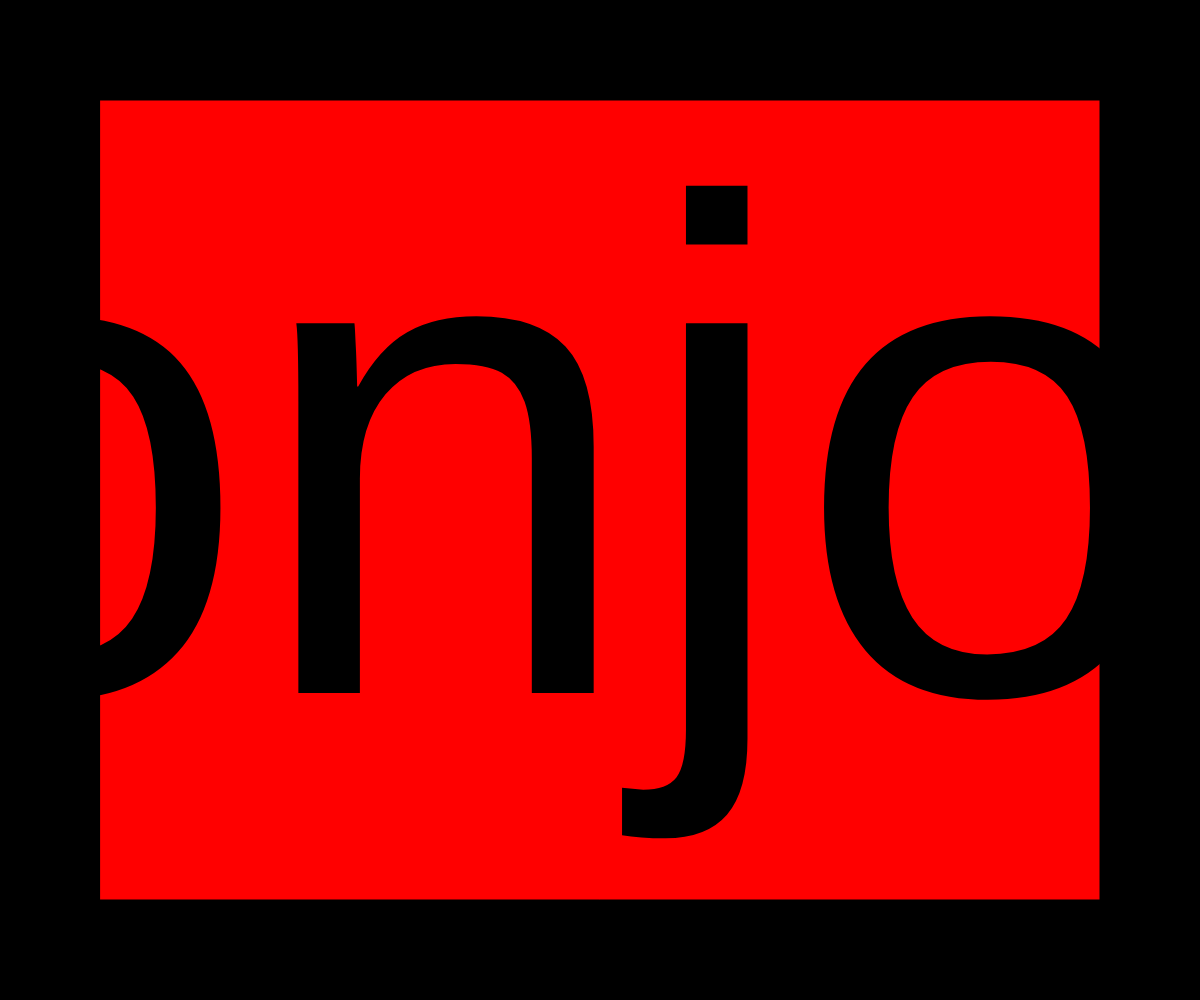
Frame 1 (no input)
Frame 60 (no input): identical to frame 1, image omitted
Frame 120 (the mouse pressed at the canvas centre since frame 60): identical to frame 1, image omitted

The p5.js sketch that drew this single still picture (run headless with seeded random() and noise() and a simulated clock; from frame 60 on, the mouse is pressed at the canvas centre):

// p5.js sketch
// ── sketch.js
function setup() {
    createCanvas(windowWidth, windowHeight);
    background(0);
    
}

function draw() {
  // put drawing code here
    //pour avoir l'entièreté de la page en une couleur 
    
background(0);
    fill (255, 0, 0);
    //pour avoir un autre canvas dans le même canvas.
rect(
    100,
    100, 
    width - 2 * 100,
    height - 2 * 100
);
    //noter du texte dans notre canvas.
    fill(0)
    //pour que le point de repère soit au centre de la box et non en bas à gauche (le texte n'est pas centré)
    textSize(700)
    textAlign(CENTER, CENTER);
    text("Bonjour",width/2,height/2);
}
